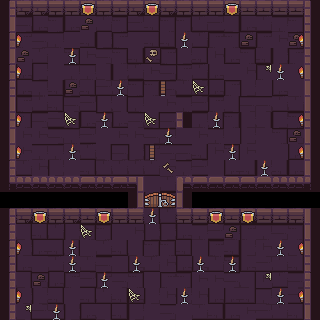

This game map was drawn from its Tiled (.tmx) file and the tilesets committed beside it. A one-line description and the full map source follow:
An orthogonal 20x20 tile map with 16x16 px tiles, 5 tile layers (Floor, Artifacts, torch, Border, ...).

<map version="1.10" tiledversion="1.10.2" orientation="orthogonal" renderorder="right-down" width="20" height="20" tilewidth="16" tileheight="16" infinite="0" nextlayerid="6" nextobjectid="1">
 <tileset firstgid="1" source="Dungeon_Tileset.tsx" />
 <layer id="1" name="Floor" width="20" height="20">
  <data encoding="csv">
0,0,0,0,0,0,0,0,0,0,0,0,0,0,0,0,0,0,0,0,
0,14,32,15,32,24,34,15,33,35,15,15,34,33,25,32,34,13,15,0,
0,12,14,13,24,35,22,12,24,35,35,24,34,12,15,34,12,23,15,0,
0,24,34,24,15,23,14,15,35,32,12,22,35,23,32,15,35,22,12,0,
0,32,22,24,13,13,25,22,34,23,14,12,34,32,24,23,12,24,24,0,
0,32,13,35,22,35,33,34,15,15,14,34,33,32,12,22,24,32,24,0,
0,12,34,35,14,33,22,25,13,24,23,13,33,12,25,14,14,34,34,0,
0,15,14,33,25,32,14,32,14,25,14,32,13,25,15,22,25,22,15,0,
0,23,23,14,13,33,24,23,23,14,13,24,23,13,24,22,24,15,14,0,
0,23,13,13,23,34,25,14,22,12,14,14,35,23,15,23,24,24,32,0,
0,34,23,22,24,35,34,34,34,34,23,13,33,24,32,35,22,35,32,0,
0,0,0,0,0,0,0,0,0,24,34,0,0,0,0,0,0,0,0,0,
0,0,0,0,0,0,0,0,0,32,13,0,0,0,0,0,0,0,0,0,
0,0,0,0,0,0,0,0,0,25,34,0,0,0,0,0,0,0,0,0,
0,25,35,34,22,15,15,24,23,22,22,32,13,33,13,12,13,14,15,0,
0,22,32,35,25,24,34,35,25,15,15,35,24,12,35,22,23,24,25,0,
0,32,24,34,24,34,14,24,32,34,23,32,32,34,15,32,33,34,35,0,
0,25,14,32,12,33,12,14,15,24,12,15,23,23,14,25,23,34,14,0,
0,22,22,35,24,35,34,35,32,22,23,22,23,32,32,35,13,24,33,0,
0,25,33,33,22,32,25,35,22,24,14,24,34,35,32,23,33,34,35,0
</data>
 </layer>
 <layer id="4" name="Artifacts" width="20" height="20">
  <data encoding="csv">
0,0,0,0,0,0,0,0,0,0,0,0,0,0,0,0,0,0,0,0,
0,0,0,0,0,60,0,0,0,0,0,0,0,0,0,0,0,0,0,0,
0,0,0,0,0,0,0,0,0,0,0,0,0,0,0,60,0,0,60,0,
0,60,0,0,0,0,0,0,0,78,0,0,0,0,0,0,0,0,0,0,
0,0,0,0,0,0,0,0,0,0,0,0,0,0,0,0,66,0,0,0,
0,0,0,0,60,0,0,0,0,0,0,0,65,0,0,0,0,0,0,0,
0,0,0,0,0,0,0,0,0,0,0,0,0,0,0,0,0,0,0,0,
0,0,0,0,65,0,0,0,0,65,0,0,0,0,0,0,0,0,0,0,
0,0,0,0,0,0,0,0,0,0,0,0,0,0,0,0,0,0,60,0,
0,0,0,0,0,0,0,0,0,0,0,0,0,0,0,0,0,0,0,0,
0,0,0,0,0,0,0,0,0,0,69,0,0,0,0,0,0,0,0,0,
0,0,0,0,0,0,0,0,0,0,0,0,0,0,0,0,0,0,0,0,
0,0,0,0,0,0,0,0,0,67,68,0,0,0,0,0,0,0,0,0,
0,0,0,0,0,0,0,0,0,0,0,0,0,0,0,0,0,0,0,0,
0,0,0,0,0,65,0,0,0,0,0,0,0,0,60,0,0,0,0,0,
0,0,0,0,0,0,0,0,0,0,0,0,0,0,0,0,0,0,0,0,
0,0,0,0,0,0,0,0,0,0,0,0,0,0,0,0,0,0,0,0,
0,0,60,0,0,0,0,0,0,0,0,0,0,0,0,0,66,0,0,0,
0,0,0,0,0,0,0,0,65,0,0,0,0,0,0,0,0,0,0,0,
0,66,0,0,0,0,0,0,0,0,0,0,0,0,0,0,0,0,0,0
</data>
 </layer>
 <layer id="5" name="torch" width="20" height="20">
  <data encoding="csv">
0,0,0,0,0,0,0,0,0,0,0,0,0,0,0,0,0,0,0,0,
0,0,0,0,0,0,0,0,0,0,0,0,0,0,0,0,0,0,0,0,
0,0,0,0,0,0,0,0,0,0,0,0,0,0,0,0,0,0,0,0,
0,0,0,0,0,0,0,0,0,0,0,0,0,0,0,0,0,0,0,0,
0,0,0,0,0,0,0,0,0,0,0,0,0,0,0,0,0,0,0,0,
0,0,0,0,0,0,0,0,0,0,0,0,0,0,0,0,0,0,0,0,
0,0,0,0,0,0,0,0,0,0,0,0,0,0,0,0,0,0,0,0,
0,0,0,0,0,0,94,0,0,0,0,0,0,94,0,0,0,0,0,0,
0,0,0,0,0,0,0,0,0,0,0,0,0,0,0,0,0,0,0,0,
0,0,0,0,0,0,0,0,0,0,0,0,0,0,94,0,0,0,0,0,
0,0,0,0,0,0,0,0,0,0,0,0,0,0,0,0,94,0,0,0,
0,0,0,0,0,0,0,0,0,0,0,0,0,0,0,0,0,0,0,0,
0,0,0,0,0,0,0,0,0,0,0,0,0,0,0,0,0,0,0,0,
0,0,0,0,0,0,0,0,0,94,0,0,0,0,0,0,0,0,0,0,
0,0,0,0,0,0,0,0,0,0,0,0,0,0,0,0,0,0,0,0,
0,0,0,0,0,0,0,0,0,0,0,0,0,0,0,0,0,0,0,0,
0,0,0,0,94,0,0,0,0,0,0,0,94,0,0,0,0,0,0,0,
0,0,0,0,0,0,0,0,0,0,0,0,0,0,0,0,0,0,0,0,
0,0,0,0,0,0,0,0,0,0,0,0,0,0,0,0,0,0,0,0,
0,0,0,0,0,0,0,0,0,0,0,0,0,0,0,0,0,0,0,0
</data>
 </layer>
 <layer id="2" name="Border" width="20" height="20">
  <data encoding="csv">
1,4,4,2,5,5,5,3,4,2,4,5,5,2,3,3,3,3,3,6,
11,0,0,0,0,0,0,0,0,0,0,0,0,0,0,0,0,0,0,26,
1,0,0,0,0,0,0,0,0,0,0,0,0,0,0,0,0,0,0,36,
11,0,0,0,0,0,0,0,0,0,0,0,0,0,0,0,0,0,0,26,
1,0,0,0,0,0,0,0,0,0,0,0,0,0,0,0,0,0,0,16,
1,0,0,0,0,0,0,0,0,0,0,0,0,0,0,0,0,0,0,16,
31,0,0,0,0,0,0,0,0,0,0,0,0,0,0,0,0,0,0,36,
21,0,0,0,0,0,0,0,0,0,0,0,0,0,0,0,0,0,0,26,
31,0,0,0,0,0,0,0,0,0,0,0,0,0,0,0,0,0,0,36,
11,0,0,0,0,0,0,0,0,0,0,0,0,0,0,0,0,0,0,36,
1,0,0,0,0,0,0,0,0,0,0,0,0,0,0,0,0,0,0,16,
41,43,43,43,44,42,43,45,54,0,0,55,42,42,45,45,42,43,44,46,
0,0,0,0,0,0,0,0,11,0,0,16,0,0,0,0,0,0,0,0,
1,4,5,2,4,3,3,5,5,0,0,2,3,5,3,4,3,3,5,36,
1,0,0,0,0,0,0,0,0,0,0,0,0,0,0,0,0,0,0,16,
1,0,0,0,0,0,0,0,0,0,0,0,0,0,0,0,0,0,0,16,
1,0,0,0,0,0,0,0,0,0,0,0,0,0,0,0,0,0,0,26,
1,0,0,0,0,0,0,0,0,0,0,0,0,0,0,0,0,0,0,6,
31,0,0,0,0,0,0,0,0,0,0,0,0,0,0,0,0,0,0,16,
21,0,0,0,0,0,0,0,0,0,0,0,0,0,0,0,0,0,0,36
</data>
 </layer>
 <layer id="3" name="AnimatedNoCollission" width="20" height="20">
  <data encoding="csv">
0,0,0,0,0,75,0,0,0,75,0,0,0,0,75,0,0,0,0,0,
0,0,0,0,0,0,0,0,0,0,0,0,0,0,0,0,0,0,0,0,
0,92,0,0,0,0,0,0,0,0,0,94,0,0,0,0,0,0,2147483740,0,
0,0,0,0,94,0,0,0,0,0,0,0,0,0,0,0,0,0,0,0,
0,92,0,0,0,0,0,0,0,0,0,0,0,0,0,0,0,94,2147483740,0,
0,0,0,0,0,0,0,94,0,0,48,0,0,0,0,0,0,0,0,0,
0,0,0,0,0,0,0,0,0,0,0,0,0,0,0,0,0,0,0,0,
0,92,0,0,0,0,0,0,0,0,0,26,0,94,0,0,0,0,2147483740,0,
0,0,0,0,0,0,0,0,0,0,94,0,0,0,0,0,0,0,0,0,
0,92,0,0,94,0,0,0,0,47,0,0,0,0,0,0,0,0,2147483740,0,
0,0,0,0,0,0,0,0,0,0,0,0,0,0,0,0,94,0,0,0,
0,0,0,0,0,0,0,0,0,0,0,0,0,0,0,0,0,0,0,0,
0,0,0,0,0,0,0,0,0,0,0,0,0,0,0,0,0,0,0,0,
0,0,75,0,0,0,75,0,0,0,0,0,0,75,0,75,0,0,0,0,
0,0,0,0,0,0,0,0,0,0,0,0,0,0,0,0,0,0,0,0,
0,92,0,0,94,0,0,0,0,0,0,0,0,0,0,0,0,94,2147483740,0,
0,0,0,0,0,0,0,0,94,0,0,0,0,0,94,0,0,0,0,0,
0,0,0,0,0,0,94,0,0,0,0,0,0,0,0,0,0,0,0,0,
0,92,0,0,0,0,0,0,0,0,0,94,0,0,0,0,0,94,2147483740,0,
0,0,0,94,0,0,0,0,0,0,0,0,0,0,0,0,0,0,0,0
</data>
 </layer>
</map>
